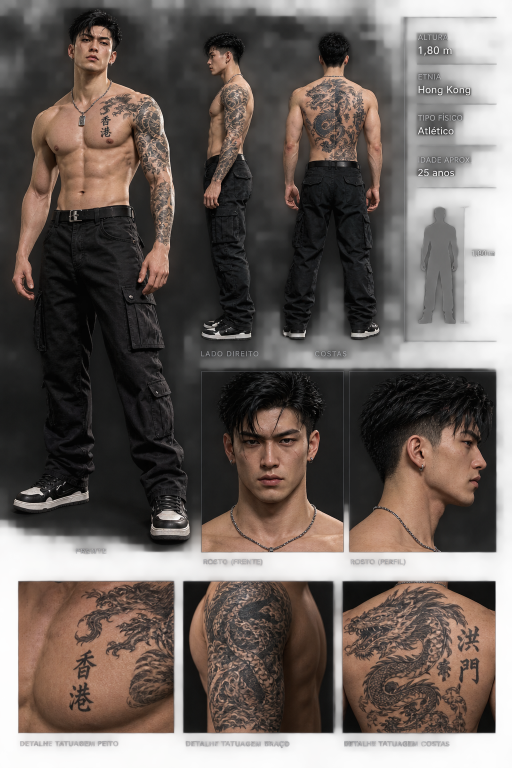
#> input picture docs/arte-conceitual/protagonista.png, 1024 x 1536 px (shown at 1/2 size)
$ python prep.py
#> lines starting #> are read from the running program, lines starting #| are printed output that depends on the picture; after the words box and inside, x2 and y2 are one past the last pixel; in counts of white or black regions, pixels touching at a corner belong together
### tools/wei-leo/paths.py
# Caminhos do pipeline do Wei Leo. WEILEO_WORK guarda downloads, caches e imagens de conferência (fora do repositório).
import os

ROOT = os.path.abspath(os.path.join(os.path.dirname(__file__), '..', '..'))
HERE = os.path.dirname(os.path.abspath(__file__))
WORK = os.environ.get('WEILEO_WORK', os.path.join(HERE, 'work'))
MH = os.path.join(WORK, 'dl', 'mh')
MPMODEL = os.path.join(WORK, 'dl', 'mpmodel')
OUT = os.path.join(WORK, 'out')
SHOTS = os.path.join(WORK, 'shots')
DATA = os.path.join(HERE, 'data')
REF = os.path.join(ROOT, 'docs', 'arte-conceitual', 'protagonista.png')
ASSET = os.path.join(ROOT, 'prototype', 'assets', 'wei-leo.glb')
for d in (OUT, SHOTS):
    os.makedirs(d, exist_ok=True)

### tools/wei-leo/views.py
# Vistas da ficha do titular: recorte, pose do modelo e câmera; sobreposição para conferir o alinhamento.
import paths
import os, json, sys, numpy as np, cv2
from PIL import Image
from model import get_model, pose_mesh
from camera import Cam, tris_of, raster
from rigfit import rot_axis, T as T4, R4

REF = paths.REF

VIEWS = {
    'front': dict(crop=(0, 0, 400, 1100), yaw=0.0, pitch=-0.05, dist=4.0, fov=27, target=(0, 0.92, 0), root_yaw=-0.05, shift=(-38, 6),
                  pose=dict(lSh=[0.05, 0.0, 0.13], lEl=[-0.3, 0.0, 0.0], rSh=[0.05, 0.0, -0.06], rEl=[-0.15, 0.0, 0.0],
                            lHip=[0.0, 0.0, 0.18], rHip=[0.0, 0.0, 0.02], neck=[0.0, 0.0, 0.0], head=[0.0, 0.0, 0.0])),
    'side': dict(crop=(390, 40, 560, 690), yaw=np.pi / 2, pitch=0.0, dist=6.0, fov=17.8, target=(0, 0.92, 0), root_yaw=0.0, shift=(0, 0),
                 pose=dict(lSh=[-0.12, 0.0, 0.05], lEl=[-0.35, 0.0, 0.0], rSh=[-0.05, 0.0, -0.05], rEl=[-0.2, 0.0, 0.0])),
    'back': dict(crop=(555, 40, 790, 690), yaw=np.pi, pitch=0.0, dist=6.0, fov=17.8, target=(0, 0.92, 0), root_yaw=0.0, shift=(0, 0),
                 pose=dict(lSh=[0.0, 0.0, 0.16], lEl=[-0.15, 0.0, 0.0], rSh=[0.0, 0.0, -0.16], rEl=[-0.15, 0.0, 0.0],
                           lHip=[0.0, 0.0, 0.06], rHip=[0.0, 0.0, -0.06])),
    'face_f': dict(crop=(403, 743, 688, 1104), yaw=0.0, pitch=0.0, dist=1.0, fov=22.6, target=(0, 1.66, 0.05), root_yaw=0.0, shift=(0, 0), pose={}),
    'face_p': dict(crop=(698, 743, 993, 1104), yaw=np.pi / 2 * -1, pitch=0.0, dist=1.0, fov=22.6, target=(0, 1.66, 0.03), root_yaw=0.0, shift=(0, 0), pose={}),
}


_fit = os.path.join(paths.DATA, 'views_fit.json')
if os.path.exists(_fit) and not os.environ.get('NO_VIEW_FIT'):
    for _k, _v in json.load(open(_fit)).items():
#> (reads tools/wei-leo/data/views_fit.json from the repository)
        if _k in VIEWS:
            VIEWS[_k].update({kk: (tuple(vv) if kk in ('target', 'shift') else vv) for kk, vv in _v.items()})


def ref_crop(view):
    im = np.array(Image.open(REF).convert('RGB'))
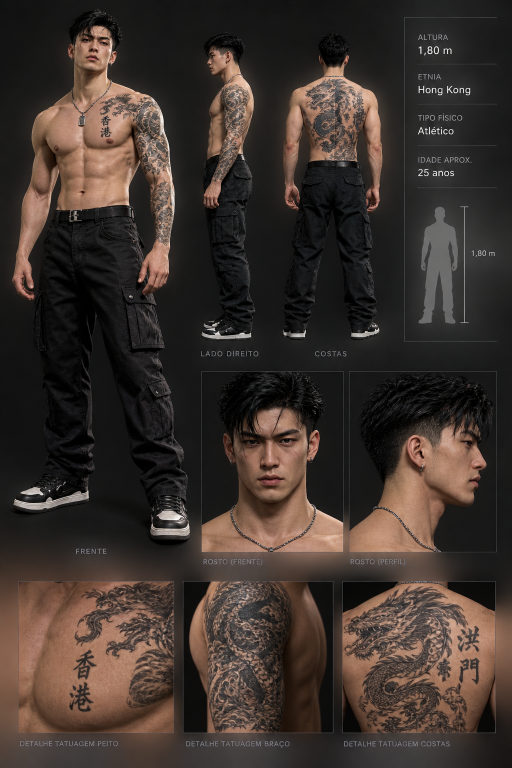
#> im: shape (1536, 1024, 3) (shown at 1/2 size); mean R, G, B 61.7, 51.2, 45.6
    x0, y0, x1, y1 = view['crop']
    return im[y0:y1, x0:x1].copy()
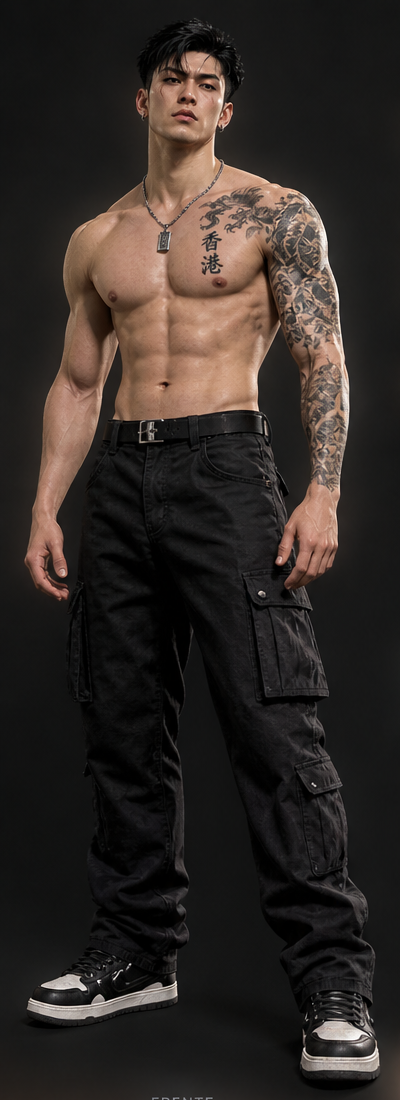
#> returned value: shape (1100, 400, 3); mean of channels 0, 1, 2 48.6, 41.4, 37.5; drawn as R, G, B


def cam_of(view):
    x0, y0, x1, y1 = view['crop']
    return Cam(view['target'], view['yaw'], view['pitch'], view['dist'], view['fov'], (x1 - x0, y1 - y0), view.get('roll', 0.0), view.get('shift', (0, 0)))


def root_of(view):
    return R4(rot_axis([0, 1, 0], view.get('root_yaw', 0.0)))


def posed(m, view):
    P, mats = pose_mesh(m, view['pose'], root=root_of(view))
    return P, mats


# [18 lines left out: function overlay, not called in this run]


# [2 lines that do not run on import are left out]

### tools/wei-leo/prep.py
# Limpa a ficha antes da projeção: remove corrente, pingente e brincos (viram peças 3D) por "inpainting".
import paths
import os, numpy as np, cv2
from PIL import Image
from views import VIEWS, ref_crop

OUT = paths.OUT

CHAIN = {
    'front': dict(lines=[[(141, 148), (143, 160), (145, 175), (147, 190), (152, 207), (157, 218), (163, 228)],
                         [(222, 138), (220, 150), (216, 158), (218, 160), (213, 177), (203, 193), (193, 207), (180, 218), (170, 225), (163, 228)]],
                  width=7, rects=[(156, 226, 172, 252)], dots=[(147, 112, 4), (217, 110, 4)]),
    'face_f': dict(lines=[[(66, 258), (65, 270), (62, 285), (70, 305), (82, 325), (100, 342), (120, 352), (137, 357)],
                          [(228, 258), (227, 270), (222, 290), (210, 315), (190, 332), (165, 347), (145, 356), (137, 357)]],
                   width=9, rects=[(128, 349, 147, 361)], dots=[(60, 182, 8), (219, 178, 9)]),
    'face_p': dict(lines=[[(40, 268), (50, 272), (75, 283), (100, 302), (125, 325), (140, 339), (157, 351), (172, 357), (185, 361)],
                          [(48, 266), (62, 270), (80, 278), (98, 290), (110, 300)]],
                   width=11, rects=[], dots=[(147, 192, 9)]),
    'side': dict(lines=[[(58, 119), (66, 114), (76, 111), (88, 110), (95, 112)]], width=4, rects=[], dots=[]),
    'back': dict(lines=[[(86, 112), (97, 114), (107, 115), (118, 114), (129, 112)]], width=4, rects=[], dots=[(137, 90, 4)]),
}


def clean(name, save=True):
    img = np.ascontiguousarray(ref_crop(VIEWS[name]))
    spec = CHAIN.get(name)
    if not spec:
        return img
    mask = np.zeros(img.shape[:2], np.uint8)
    for line in spec['lines']:
        cv2.polylines(mask, [np.array(line, np.int32)], False, 255, spec['width'], lineType=cv2.LINE_AA)
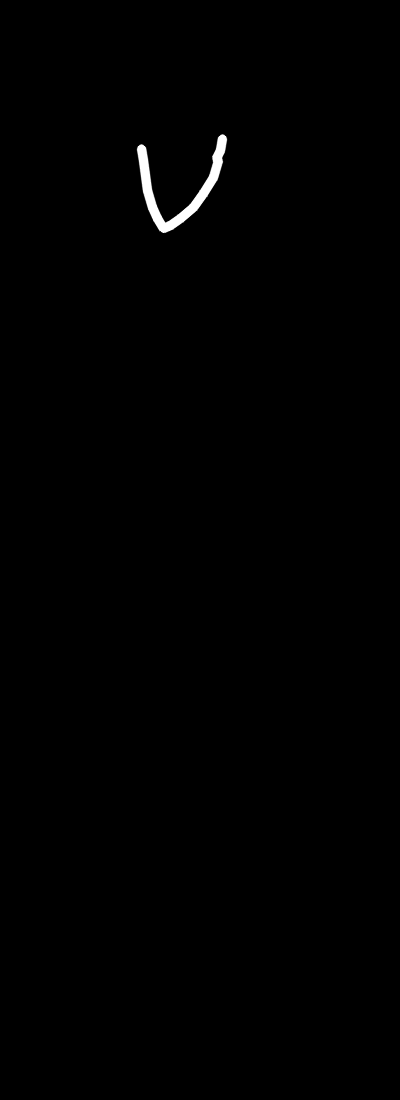
#> mask: shape (1100, 400); min 0, max 255, mean 1.1
    for x0, y0, x1, y1 in spec['rects']:
        cv2.rectangle(mask, (x0, y0), (x1, y1), 255, -1)
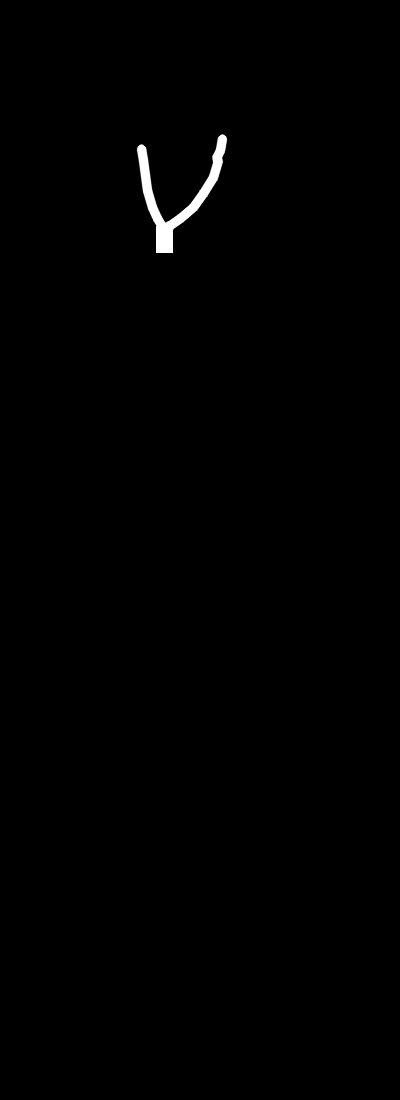
#> mask: shape (1100, 400); 0.09% of pixels changed, all inside (x1, y1, x2, y2) = (156, 226, 173, 253)
    for x, y, r in spec['dots']:
        cv2.circle(mask, (x, y), r, 255, -1)
#> mask: shape (1100, 400); 0.02% of pixels changed, all inside (x1, y1, x2, y2) = (143, 106, 222, 117)
    mask = (mask > 0).astype(np.uint8) * 255
    out = cv2.inpaint(img, mask, 5, cv2.INPAINT_TELEA)
    if save:
        Image.fromarray(np.hstack([img, out])).save(f'{paths.SHOTS}/clean-{name}.png')
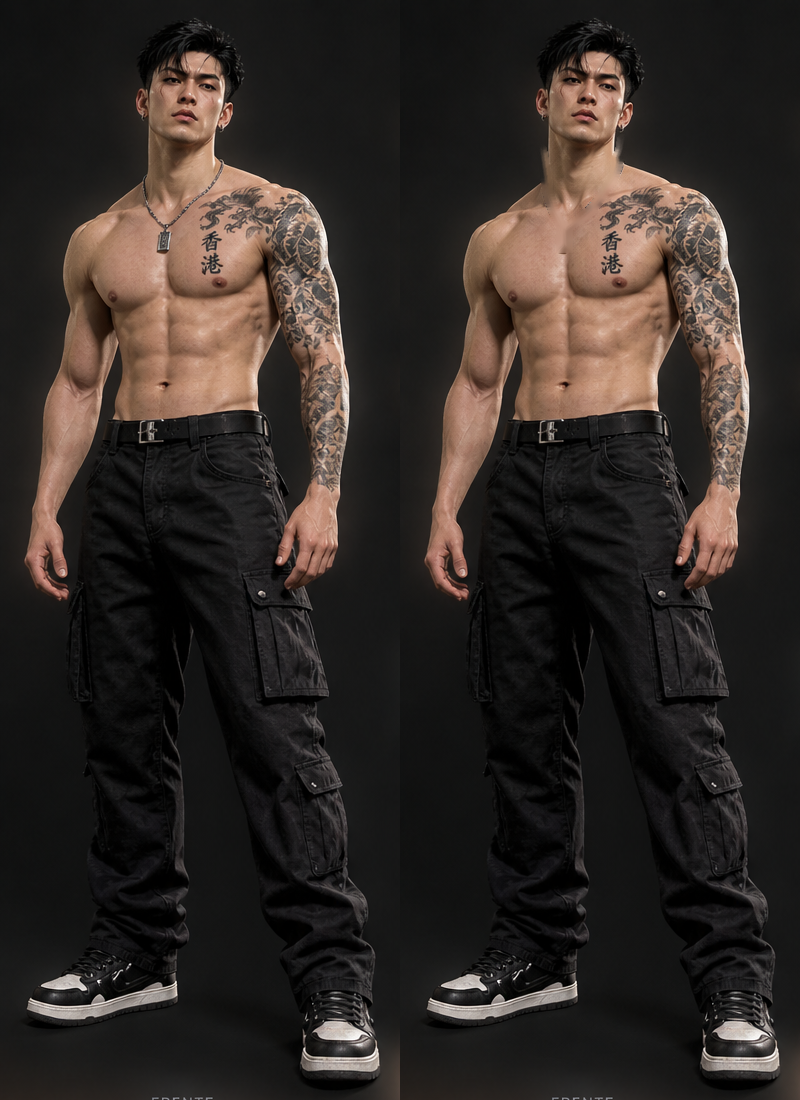
#> saved as clean-front.png: PIL image 800x1100 RGB; mean R, G, B 48.6, 41.5, 37.5
        Image.fromarray(out).save(os.path.join(OUT, f'clean_{name}.png'))
    return out


def cleaned(name):
    p = os.path.join(OUT, f'clean_{name}.png')
    if os.path.exists(p):
        return np.array(Image.open(p).convert('RGB'))
    return clean(name)


if __name__ == '__main__':
    for n in CHAIN:
        clean(n)
